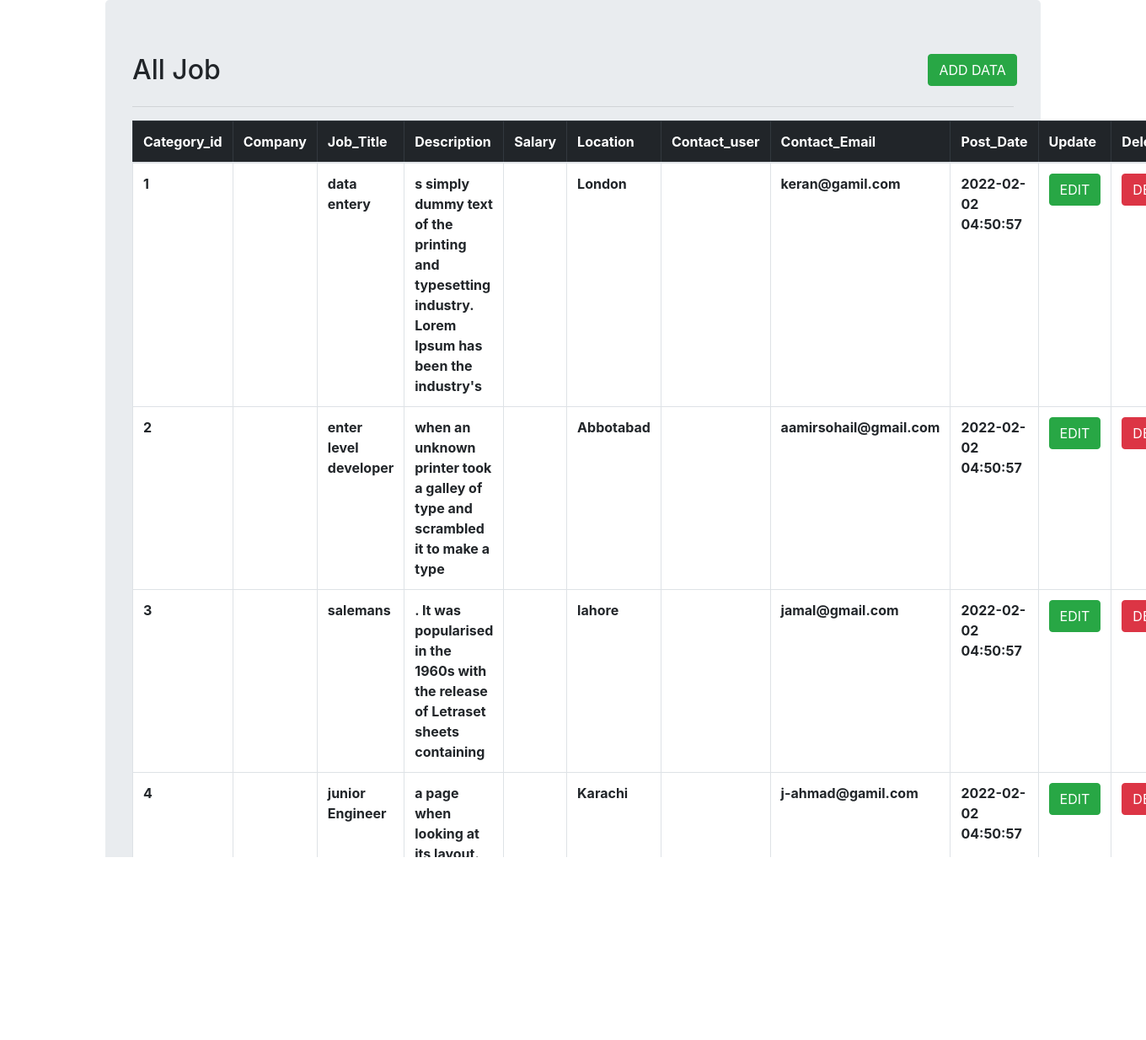
The app's page /admin/all_job.php with its own data.
### tables this page shows
CREATE TABLE `jobs` (
  `id` int(11) NOT NULL,
  `category_id` varchar(255) NOT NULL,
  `company_name` varchar(255) NOT NULL,
  `job_title` varchar(255) NOT NULL,
  `description` varchar(255) NOT NULL,
  `location` varchar(255) NOT NULL,
  `username` varchar(255) NOT NULL,
  `contact_email` varchar(255) NOT NULL,
  `post_date` timestamp NOT NULL DEFAULT current_timestamp()
);

### admin/all_job.php (the view, shortened to what this page needs)
<!DOCTYPE html>
<html lang="en">
<head>
    <link rel="stylesheet" href="https://stackpath.bootstrapcdn.com/bootstrap/4.1.3/css/bootstrap.min.css">
</head>
<body>
    <div class="container">
        <div class="jumbotron">
            <div class="row">
                <div class="col-md-6">
                    <h2>All Job  </h2>
                </div>
                <div class="col-md-6">
                    <a href="job_insert.php" class="btn btn-success" style="margin-left: 80%;"> ADD DATA </a>
                </div>
                <div class="col-md-12">
                    <hr>
                </div>
            </div>
            <?php
                $con = mysqli_connect("localhost","root","","joblister");
                $sql = "SELECT * FROM jobs";
                $result = mysqli_query($con, $sql);
            ?>
            <div class="row">
                <div class="col-md-12">
                    <table class="table table-bordered" style="background-color: white;">
                        <thead class="table-dark">
                            <tr>
                                <th>Category_id</th>
                                <th>Company</th>
                                <th> Job_Title </th>
                                <th> Description </th>
                                <th> Salary </th>
                                <th> Location </th>
                                <th> Contact_user </th>
                                <th> Contact_Email </th>
                                <th> Post_Date </th>
                                <th> Update </th>
                                <th> Delete </th>
                            </tr>
                        </thead>
                        <tbody>
                        <?php
                        if($result)
                        {
                            while($row = mysqli_fetch_array($result))
                            {
                                ?>
                                    <tr>
                                        <th> <?php echo $row['category_id']; ?> </th>
                                        <th> <?php echo $row['company']; ?> </th>
                                        <th> <?php echo $row['job_title']; ?> </th>
                                        <th> <?php echo $row['description']; ?> </th>
                                        <th> <?php echo $row['salary']; ?> </th>
                                        <th> <?php echo $row['location']; ?> </th>
                                        <th> <?php echo $row['contact_user']; ?> </th>
                                        <th> <?php echo $row['contact_email']; ?> </th>
                                        <th> <?php echo $row['post_date']; ?> </th>
                                        <th>
                                            <form action="update_job.php" method="post">
                                                <input type="submit" name="edit" class="btn btn-success" value="EDIT">
                                            </form>
                                        </th>
                                        <th>
                                            <form action="deleted.php" method="post">
                                                <input type="submit" name="delete" class="btn btn-danger" value="DELETE">
                                            </form>
                                        </th>
                                    </tr>
                                <?php
                                }
                            }
                            else
                            {
                                ?>
                                    <tr>
                                        <th colspan="6"> No Record Found </th>
                                    </th>
                                <?php
                            }
                        ?>
                        </tbody>
                    </table>
                </div>
            </div>
        </div>
    </div>
</body>
</html>

### records on screen
jobs: category "1", job_title "data entery", description "s simply dummy text of the printing and typesetting industry. Lorem Ipsum has been the industry's", location "London", contact_email "keran@gamil.com", post_date "2022-02-02 04:50:57"
jobs: category "2", job_title "enter level developer", description "when an unknown printer took a galley of type and scrambled it to make a type", location "Abbotabad", contact_email "aamirsohail@gmail.com", post_date "2022-02-02 04:50:57"
jobs: category "3", job_title "salemans", description ". It was popularised in the 1960s with the release of Letraset sheets containing", location "lahore", contact_email "jamal@gmail.com", post_date "2022-02-02 04:50:57"
jobs: category "4", job_title "junior Engineer", description "a page when looking at its layout. The point of using Lorem Ipsum is that it has a more-or-less n", location "Karachi", contact_email "j-ahmad@gamil.com", post_date "2022-02-02 04:50:57"
